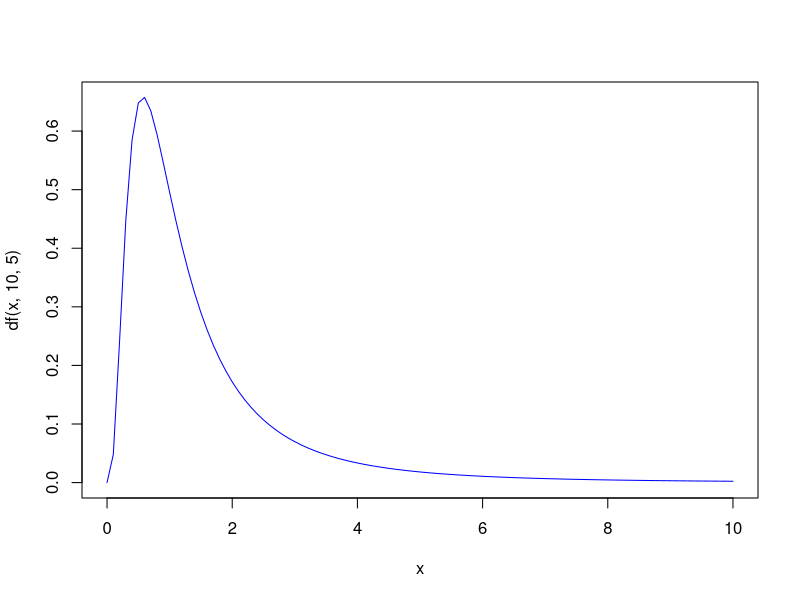

This chart was generated by the following R code:
## ---- chunk 1
knitr::opts_chunk$set(echo = TRUE)
## ---- chunk 2
d = read.csv("datos/kidiq.csv")
d$mom_hs = factor(d$mom_hs, labels = c("no", "si"))
d$mom_work = factor(d$mom_work, labels = c("notrabaja", "trabaja23", "trabaja1_parcial", "trabaja1_completo"))
## ---- chunk 3
m1 = lm(kid_score ~ . - mom_work, data = d)
summary(m1)
## ---- chunk 4
(beta_e = coefficients(m1))
## ---- chunk 5
(beta_se = sqrt(diag(vcov(m1))))
## ---- chunk 6
(t_value = beta_e/beta_se)
## ---- chunk 7
n = nrow(d)
k = 3
(pvalores = 2*pt(abs(t_value), df = n - k -1, lower.tail = F))
## ---- chunk 8
data.frame(beta_e, beta_se, t_value, pvalores)
## ---- chunk 9
confint(m1)
summary(m1)
## ---- chunk 10
(chisq_0 = sum(resid(m1)^2)/20^2)
# limites del contraste bilateral
c(qchisq(0.05/2,df = n-k-1), qchisq(1-0.05/2,df = n-k-1))
## ---- chunk 11
curve(df(x,10,5), from = 0, to = 10, col = "blue")
## ---- chunk 12
(SST = sum((d$kid_score - mean(d$kid_score))^2) )
(SSR = sum(resid(m1)^2))
(SSM = SST - SSR)
(F_0 = SSM/k/(SSR/(n-k-1)))
(F_alfa = qf(0.05, df1 = k, df2 =n-5-1))
# pvalor
1 - pf(F_0, k, n-k-1)
## ---- chunk 13
summary(m1)
## ---- chunk 14
m2 = lm(kid_score ~ mom_hs + mom_iq, data = d)
(SSR2 = sum(resid(m2)^2))
m = 2
(F_0 = ((SSR2 - SSR)/(k-m))/(SSR/(n-k-1)))
# F_alfa
qf(0.95, k-m, n-k-1)
# pvalor
1-pf(F_0, k-m, n-k-1)
## ---- chunk 15
anova(m2, m1)
## ---- chunk 16
m3 = lm(kid_score ~ 1, d)
## ---- chunk 17
anova(m3, m1)
## ---- chunk 18
m4 = lm(kid_score ~ mom_hs, data = d)
(SSR4 = sum(resid(m4)^2))
m = 1
(F_0 = ((SSR4 - SSR)/(k-m))/(SSR/(n-k-1)))
# F_alfa
qf(0.05, k-m, n-k-1)
# pvalor
1-pf(F_0, k-m, n-k-1)
## ---- chunk 19
anova(m4, m1)
## ---- chunk 20
m5 = lm(kid_score ~ mom_hs + I(mom_iq + mom_age), data = d)
(SSR5 = sum(resid(m5)^2))
m = 2
(F_0 = ((SSR5 - SSR)/(k-m))/(SSR/(n-k-1)))
# pvalor
1-pf(F_0, k-m, n-k-1)
## ---- chunk 21
anova(m5,m1)
## ---- chunk 22
beta_var = vcov(m1)
(t0 = (coef(m1)[3] - coef(m1)[4])/sqrt(beta_var[3,3] + beta_var[4,4] - 2*beta_var[3,4]))
# pvalor
2*pt(abs(t0), n - k - 1, lower.tail = F)
